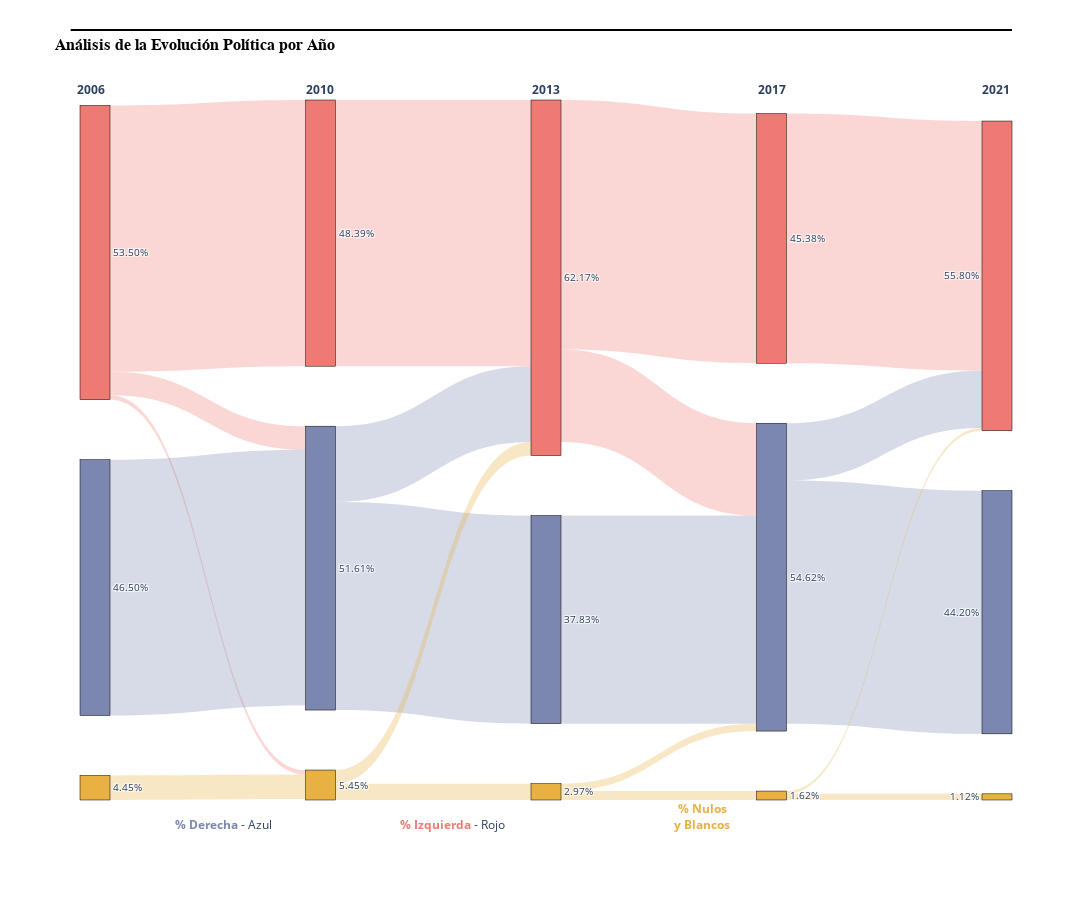

Notebook code cell kept with this figure:
### Markdown cell above
Se puede ver que existe un aumento explosivo de no participación desde 2013 en adelante. Este porcentaje de no participación se ha mantenido en el tiempo desde 2013 con pequeños flujos hacia el sector de la población que si participó. Adicionalmente, se observa un flujo importante de participación hacia el sector no participante entre 2010 y 2013.

Se genera el mismo tipo de visualización, pero esta vez sobre los sectores políiticosy los flujos de votos:

### Code cell
import plotly.graph_objects as go
import pandas as pd

# Definir tendencias de análisis
tendencias = ['% Izquierda', '% Derecha', '%Nulos y Blancos']
df = df_san

def calcular_transicion(df, año_anterior, año_actual):
    porcentajes_anterior = df.loc[año_anterior, tendencias]
    porcentajes_actual = df.loc[año_actual, tendencias]
    cambios = porcentajes_actual - porcentajes_anterior

    # Identificar ganadores y perdedores
    ganadores = cambios[cambios > 0]
    perdedores = cambios[cambios < 0] * -1  # Convertir a valores positivos

    # Sumar total de ganancias y pérdidas
    total_ganancias = ganadores.sum()
    total_perdidas = perdedores.sum()

    # Crear matriz de transición vacía
    transicion = pd.DataFrame(0.0, index=tendencias, columns=tendencias)

    # Si hay perdedores y ganadores
    if total_ganancias > 0 and total_perdidas > 0:
        for perdedor in perdedores.index:
            for ganador in ganadores.index:
                # Proporción de la pérdida del perdedor que va al ganador
                transicion.loc[perdedor, ganador] = perdedores[perdedor] * (ganadores[ganador] / total_ganancias)
    # Si no hay ganadores, los votos perdidos van a VB_VN
    elif total_perdidas > 0:
        for perdedor in perdedores.index:
            transicion.loc[perdedor, 'VB-VN'] += perdedores[perdedor]

    # Los que mantienen o aumentan mantienen sus votos anteriores
    for tendencia in tendencias:
        if cambios[tendencia] >= 0:
            transicion.loc[tendencia, tendencia] += min(porcentajes_anterior[tendencia], porcentajes_actual[tendencia])
        else:
            transicion.loc[tendencia, tendencia] += porcentajes_actual[tendencia]

    return transicion

# Listas para almacenar los datos necesarios para el gráfico Sankey
source_labels_transicion = []
target_labels_transicion = []
values_transicion = []

# Procesar cada par de años para construir las listas de source, target y values
for idx in range(len(df.index) - 1):
    año_anterior = df.index[idx]
    año_actual = df.index[idx + 1]
    transicion = calcular_transicion(df, año_anterior, año_actual)

    # Excluir columnas y filas adicionales
    matriz_sin_totales = transicion.loc[tendencias, tendencias]

    # Construir las etiquetas de origen y destino, y los valores
    for i, tendencia_origen in enumerate(tendencias):
        for j, tendencia_destino in enumerate(tendencias):
            source_label = f"{año_anterior}-{tendencia_origen}"
            target_label = f"{año_actual}-{tendencia_destino}"
            value = matriz_sin_totales.iloc[i, j]

            # Solo agregamos conexiones con valor positivo
            if value > 0:
                source_labels_transicion.append(source_label)
                target_labels_transicion.append(target_label)
                values_transicion.append(value)

# Crear una lista de etiquetas únicas
labels_transicion = list(set(source_labels_transicion + target_labels_transicion))

# Crear un diccionario para mapear etiquetas a índices
label_to_index_transicion = {label: idx for idx, label in enumerate(labels_transicion)}

# Mapear las etiquetas de origen y destino a índices
source_indices_transicion = [label_to_index_transicion[label] for label in source_labels_transicion]
target_indices_transicion = [label_to_index_transicion[label] for label in target_labels_transicion]

# Función para convertir hex a RGBA
def hex_to_rgba(hex_color, alpha=1.0):
    hex_color = hex_color.lstrip('#')
    r, g, b = tuple(int(hex_color[i:i+2], 16) for i in (0, 2, 4))
    return f'rgba({r}, {g}, {b}, {alpha})'

# Mapa de colores para cada tendencia
color_map = {
    '% Derecha': '#7C87B0',      # Azul
    '%Nulos y Blancos': '#E8B141',     # Naranja
    '% Izquierda': '#ED7A73'        # Rojo
}

# Generar lista de colores RGBA para los nodos con opacidad completa
node_colors_transicion = []
for label in labels_transicion:
    tendencia = label.split('-')[1]
    hex_color = color_map.get(tendencia, '#7f7f7f')  # Gris por defecto
    rgba_color = hex_to_rgba(hex_color, alpha=1.0)    # Opacidad completa para nodos
    node_colors_transicion.append(rgba_color)

# Generar lista de colores RGBA para los enlaces con menor opacidad
link_colors_transicion = []
for src_idx in source_indices_transicion:
    # Obtener la tendencia del nodo de origen
    tendencia = labels_transicion[src_idx].split('-')[1]
    hex_color = color_map.get(tendencia, '#7f7f7f')  # Gris por defecto
    # Convertir a RGBA con opacidad reducida (por ejemplo, 0.3)
    rgba_color = hex_to_rgba(hex_color, alpha=0.3)
    link_colors_transicion.append(rgba_color)

# Preparar etiquetas de nodos con porcentajes
labels_with_percentages_transicion = []
for label in labels_transicion:
    tendencia = label.split('-')[1]
    año = label.split('-')[0]

    # Obtener el porcentaje correspondiente a la tendencia y el año
    porcentaje = df.loc[int(año), tendencia]
    label_with_percentage = f"{porcentaje:.2f}%"  # Formatear con solo el porcentaje
    labels_with_percentages_transicion.append(label_with_percentage)

# Crear el gráfico Sankey con las etiquetas actualizadas
fig = go.Figure(data=[go.Sankey(
    node=dict(
        pad=60,  # Controlar el espacio entre los nodos
        thickness=30,  # Controlar el grosor de las líneas
        line=dict(color="black", width=0.5),
        label=labels_with_percentages_transicion,  # Usar solo los porcentajes en los nodos
        color=node_colors_transicion
    ),
    link=dict(
        source=source_indices_transicion,
        target=target_indices_transicion,
        value=values_transicion,
        color=link_colors_transicion
    )
)])

# Añadir línea sobre el título
fig.update_layout(
    title=dict(
        text="<b>Análisis de la Evolución Política por Año</b>",
        font=dict(size=16, color="black", family="Arial", weight="bold")
    ),
    shapes=[
        dict(
            type="line",
            x0=-0.01, x1=1, y0=1.1, y1=1.1,
            xref="paper", yref="paper",
            line=dict(color="black", width=2)
        )
    ],
    font_size=10,
    width=1400,
    height=900,
    margin=dict(t=100, b=100)
)

# Añadir anotaciones para crear una leyenda personalizada debajo del gráfico
fig.add_annotation(
    x=0.1, y=-0.05, xref="paper", yref="paper",
    text="<span style='color:#7C87B0'><b>% Derecha</b></span> - Azul",
    showarrow=False, font=dict(size=12)
)
fig.add_annotation(
    x=0.4, y=-0.05, xref="paper", yref="paper",
    text="<span style='color:#ED7A73'><b>% Izquierda</b></span> - Rojo",
    showarrow=False, font=dict(size=12)
)
fig.add_annotation(
    x=0.7, y=-0.05, xref="paper", yref="paper",
    text="<span style='color:#E8B141'><b>% Nulos<br>y Blancos</b></span>",
    showarrow=False, font=dict(size=12)
)

# Añadir años en la parte superior
fig.add_annotation(
    x=-0.005, y=1.03, xref="paper", yref="paper",
    text="<b>2006</b>",
    showarrow=False, font=dict(size=12)
)
fig.add_annotation(
    x=0.24, y=1.03, xref="paper", yref="paper",
    text="<b>2010</b>",
    showarrow=False, font=dict(size=12)
)
fig.add_annotation(
    x=0.5, y=1.03, xref="paper", yref="paper",
    text="<b>2013</b>",
    showarrow=False, font=dict(size=12)
)
fig.add_annotation(
    x=0.76, y=1.03, xref="paper", yref="paper",
    text="<b>2017</b>",
    showarrow=False, font=dict(size=12)
)
fig.add_annotation(
    x=1, y=1.03, xref="paper", yref="paper",
    text="<b>2021</b>",
    showarrow=False, font=dict(size=12)
)

fig.show()

### Figure 1 — Plotly figure (JSON) as saved in the notebook; plotly's stock layout.template omitted (floating-point values rounded to 4 significant figures)
{"data": [{"link": {"color": ["rgba(237, 122, 115, 0.3)", "rgba(237, 122, 115, 0.3)", "rgba(237, 122, 115, 0.3)", "rgba(124, 135, 176, 0.3)", "rgba(232, 177, 65, 0.3)", "rgba(237, 122, 115, 0.3)", "rgba(124, 135, 176, 0.3)", "rgba(124, 135, 176, 0.3)", "rgba(232, 177, 65, 0.3)", "rgba(232, 177, 65, 0.3)", "rgba(237, 122, 115, 0.3)", "rgba(237, 122, 115, 0.3)", "rgba(124, 135, 176, 0.3)", "rgba(232, 177, 65, 0.3)", "rgba(232, 177, 65, 0.3)", "rgba(237, 122, 115, 0.3)", "rgba(124, 135, 176, 0.3)", "rgba(124, 135, 176, 0.3)", "rgba(232, 177, 65, 0.3)", "rgba(232, 177, 65, 0.3)"], "source": [0, 0, 0, 13, 10, 14, 7, 7, 12, 12, 3, 3, 11, 9, 9, 5, 4, 4, 1, 1], "target": [14, 7, 12, 7, 12, 3, 3, 11, 3, 9, 5, 4, 4, 4, 1, 2, 2, 8, 2, 6], "value": [48.39, 4.271, 0.8307, 46.5, 4.454, 48.39, 13.77, 37.83, 2.475, 2.971, 45.38, 16.79, 37.83, 1.349, 1.622, 45.38, 10.42, 44.2, 0.5033, 1.119]}, "node": {"color": ["rgba(237, 122, 115, 1.0)", "rgba(232, 177, 65, 1.0)", "rgba(237, 122, 115, 1.0)", "rgba(237, 122, 115, 1.0)", "rgba(124, 135, 176, 1.0)", "rgba(237, 122, 115, 1.0)", "rgba(232, 177, 65, 1.0)", "rgba(124, 135, 176, 1.0)", "rgba(124, 135, 176, 1.0)", "rgba(232, 177, 65, 1.0)", "rgba(232, 177, 65, 1.0)", "rgba(124, 135, 176, 1.0)", "rgba(232, 177, 65, 1.0)", "rgba(124, 135, 176, 1.0)", "rgba(237, 122, 115, 1.0)"], "label": ["53.50%", "1.62%", "55.80%", "62.17%", "54.62%", "45.38%", "1.12%", "51.61%", "44.20%", "2.97%", "4.45%", "37.83%", "5.45%", "46.50%", "48.39%"], "line": {"color": "black", "width": 0.5}, "pad": 60, "thickness": 30}, "type": "sankey"}], "layout": {"annotations": [{"font": {"size": 12}, "showarrow": false, "text": "<span style='color:#7C87B0'><b>% Derecha</b></span> - Azul", "x": 0.1, "xref": "paper", "y": -0.05, "yref": "paper"}, {"font": {"size": 12}, "showarrow": false, "text": "<span style='color:#ED7A73'><b>% Izquierda</b></span> - Rojo", "x": 0.4, "xref": "paper", "y": -0.05, "yref": "paper"}, {"font": {"size": 12}, "showarrow": false, "text": "<span style='color:#E8B141'><b>% Nulos<br>y Blancos</b></span>", "x": 0.7, "xref": "paper", "y": -0.05, "yref": "paper"}, {"font": {"size": 12}, "showarrow": false, "text": "<b>2006</b>", "x": -0.005, "xref": "paper", "y": 1.03, "yref": "paper"}, {"font": {"size": 12}, "showarrow": false, "text": "<b>2010</b>", "x": 0.24, "xref": "paper", "y": 1.03, "yref": "paper"}, {"font": {"size": 12}, "showarrow": false, "text": "<b>2013</b>", "x": 0.5, "xref": "paper", "y": 1.03, "yref": "paper"}, {"font": {"size": 12}, "showarrow": false, "text": "<b>2017</b>", "x": 0.76, "xref": "paper", "y": 1.03, "yref": "paper"}, {"font": {"size": 12}, "showarrow": false, "text": "<b>2021</b>", "x": 1, "xref": "paper", "y": 1.03, "yref": "paper"}], "font": {"size": 10}, "height": 900, "margin": {"b": 100, "t": 100}, "shapes": [{"line": {"color": "black", "width": 2}, "type": "line", "x0": -0.01, "x1": 1, "xref": "paper", "y0": 1.1, "y1": 1.1, "yref": "paper"}], "title": {"font": {"color": "black", "family": "Arial", "size": 16, "weight": "bold"}, "text": "<b>Análisis de la Evolución Política por Año</b>"}, "width": 1400}}
